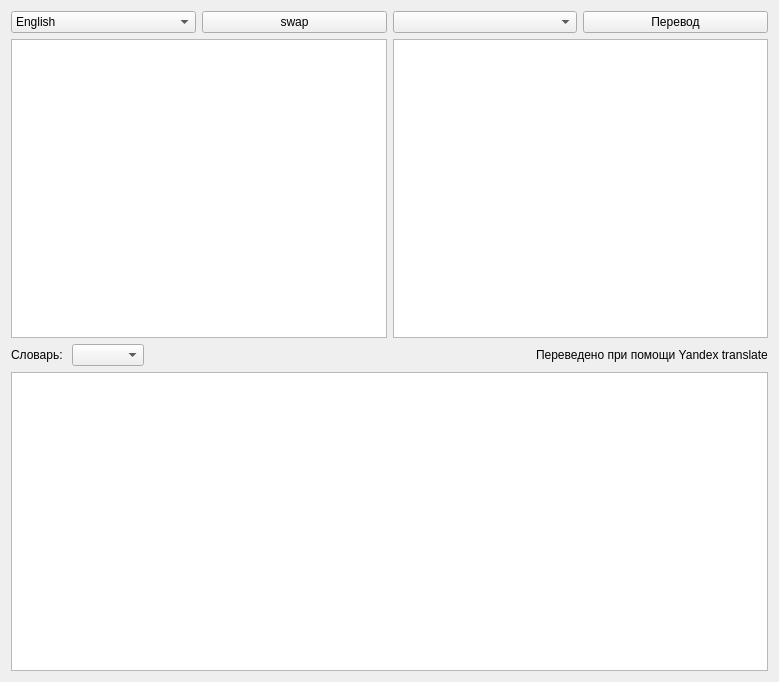
<?xml version="1.0" encoding="UTF-8"?>
<ui version="4.0">
 <class>Translation</class>
 <widget class="QWidget" name="Translation">
  <property name="geometry">
   <rect>
    <x>0</x>
    <y>0</y>
    <width>779</width>
    <height>682</height>
   </rect>
  </property>
  <property name="windowTitle">
   <string>Form</string>
  </property>
  <layout class="QGridLayout" name="gridLayout_2">
   <item row="0" column="0">
    <layout class="QGridLayout" name="gridLayout">
     <property name="sizeConstraint">
      <enum>QLayout::SetMinAndMaxSize</enum>
     </property>
     <item row="0" column="0">
      <layout class="QHBoxLayout" name="horizontalLayout">
       <item>
        <widget class="QComboBox" name="lang_to">
         <item>
          <property name="text">
           <string>English</string>
          </property>
         </item>
        </widget>
       </item>
       <item>
        <widget class="QPushButton" name="swap">
         <property name="text">
          <string>swap</string>
         </property>
        </widget>
       </item>
       <item>
        <widget class="QComboBox" name="lang_from"/>
       </item>
       <item>
        <widget class="QPushButton" name="translete">
         <property name="text">
          <string>Перевод</string>
         </property>
        </widget>
       </item>
      </layout>
     </item>
     <item row="1" column="0">
      <layout class="QHBoxLayout" name="horizontalLayout_2">
       <item>
        <widget class="QTextEdit" name="send_translate"/>
       </item>
       <item>
        <widget class="QTextEdit" name="out_translate"/>
       </item>
      </layout>
     </item>
     <item row="2" column="0">
      <layout class="QHBoxLayout" name="horizontalLayout_3">
       <item>
        <widget class="QLabel" name="label">
         <property name="text">
          <string>Словарь: </string>
         </property>
        </widget>
       </item>
       <item>
        <widget class="QComboBox" name="type_dicionary"/>
       </item>
       <item>
        <spacer name="horizontalSpacer">
         <property name="orientation">
          <enum>Qt::Horizontal</enum>
         </property>
         <property name="sizeHint" stdset="0">
          <size>
           <width>40</width>
           <height>20</height>
          </size>
         </property>
        </spacer>
       </item>
       <item>
        <widget class="QLabel" name="label_2">
         <property name="text">
          <string>Переведено при помощи Yandex translate</string>
         </property>
        </widget>
       </item>
      </layout>
     </item>
     <item row="3" column="0">
      <widget class="QTextEdit" name="out_dicionary"/>
     </item>
    </layout>
   </item>
  </layout>
 </widget>
 <resources/>
 <connections/>
</ui>
